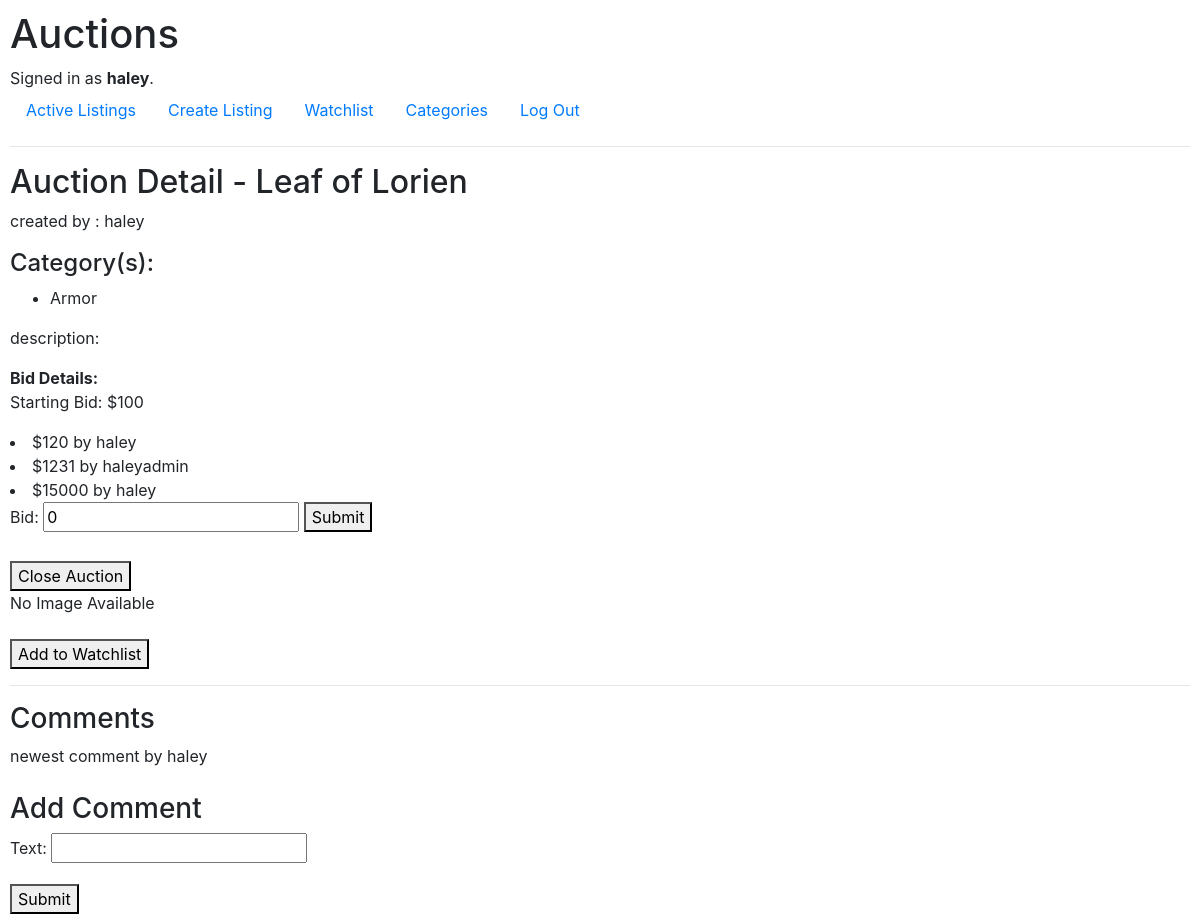
Page /detail/4/ (signed in) on the committed database.
### auctions/models.py (models this page shows, shortened)
class User(AbstractUser):
    pass

class Auction(models.Model):
    title = models.CharField(max_length=255)
    description = models.CharField(max_length=255)
    start_bid = models.IntegerField(null=True)
    image_url = models.CharField(max_length=255,blank=True, null=True)
    category = models.ManyToManyField(Category,related_name='categories')
    isActive = models.BooleanField(default=True)
    created_by = models.ForeignKey(User, on_delete=models.CASCADE)

class Category(models.Model):
    name = models.CharField(max_length=50)
    class Meta:
        verbose_name_plural= "Categories"

class Bid(models.Model):
    bid = models.IntegerField(default=0)
    auction = models.ForeignKey(Auction,on_delete=models.CASCADE,related_name='auction')
    bid_user = models.ForeignKey(User, on_delete=models.CASCADE)

class Comment(models.Model):
    text = models.CharField(max_length=255)
    auction = models.ForeignKey(Auction,on_delete=models.CASCADE,related_name='comments',null=True)
    created_by = models.ForeignKey(User,on_delete=models.CASCADE)

### auctions/views.py (the view)
# urls.py: path("detail/<int:id>/", views.detail, name="detail"),
@login_required
def detail(request, id):
    user = request.user.id
    listing_creator = request.user
    auctions = Auction.objects.get(id=id)
    watchlist, created = Watchlist.objects.get_or_create(user=request.user)
    comments = Comment.objects.filter(auction=auctions)
    categories = Category.objects.filter(categories=id)
    bid = Bid.objects.filter(auction=auctions)
    highest_bid = Bid.objects.values('auction_id').annotate(max_value=Max('bid'))
    winning_bid_user = Bid.objects.filter(auction_id=id).order_by('-bid').first()
    if request.method == "POST":
        commentform = AddComment(request.POST)
        bidform = BidForm(request.POST)
        if commentform.is_valid():
            commentform = commentform.save(commit=False)
            commentform.auction = Auction.objects.get(id=id)
            commentform.created_by = User.objects.get(username=request.user)
            commentform.save()
            return HttpResponseRedirect('/detail/' + str(id))
        else:
            form = AddComment()
        if bidform.is_valid():
            bid = bidform.save(commit=False)
            bid.auction = Auction.objects.get(id=id)
            bid.bid_user = User.objects.get(username=request.user)
            entered_bid = bidform.cleaned_data['bid']
            last_bid = 0
            for max in highest_bid:
                if max['auction_id'] == auctions.id:
                    last_bid = max['max_value']
            if bid.auction.start_bid and last_bid:
                if entered_bid > last_bid:
                    bid.save()
                else:
                    messages.error(request, "Bid must be higher than previous bid")
            elif bid.auction.start_bid:
                if entered_bid > bid.auction.start_bid:
                    bid.save()
                else:
                    messages.error(request, "Bid must be higher than previous bid")
            return HttpResponseRedirect('/detail/' + str(id))
        else:
            bidform = BidForm()
        if request.method == "POST":
            auctions.isActive = False
            auctions.save()
            return HttpResponseRedirect('/')
    else:
        user = None
    return render(request, 'auctions/detail.html', {
        "commentform": AddComment(),
        "listing_creator":listing_creator,
        "auctions":auctions,
        "watchlist":watchlist,
        "categories":categories,
        "comments":comments,
        "bid": bid,
        "winning_bid_user":winning_bid_user,
        "bidform": BidForm(),
    })

### auctions/views.py
class AddComment(forms.ModelForm):
    class Meta:
        model = Comment
        fields = ['text']

class BidForm(forms.ModelForm):
    class Meta:
        model = Bid
        fields = ['bid']

### auctions/templates/auctions/detail.html (shortened to what this page needs)
{% extends "auctions/layout.html" %} {% block body %}
<h2>Auction Detail - {{auctions.title}}</h2>
<p> created by : {{auctions.created_by}}</p>
<h4>Category(s):</h4>
  {% if categories %}
    {% for category in categories %}
    <ul>
      <li>{{category.name}}</li>
    </ul>
    {% endfor %}
  {% endif %}
<p>description: {{ auction.description }}</p>
<strong>Bid Details:</strong>
<p>Starting Bid: ${{auctions.start_bid}}</p>
{% for bid in bid %}
  <li> ${{bid.bid}} by {{bid.bid_user}} </li>
  {% endfor %}
{% if auctions.isActive %}
  <form method="post">
    {{bidform}}
    <button type="submit">Submit</button>
  </form>
  <br>
  {% if auctions.created_by == listing_creator %}
      <form method="post">
          <button type="submit">Close Auction</button>
      </form>
    {% endif %}
  {% endif %}
<div class="listing-image">
  {% if auctions.image_url %}
  <img src="{{auctions.image_url}}" width="500" />
  {% else %} No Image Available {% endif %}
</div>
<br />
<form action="{% url 'edit_watchlist' auctions.id %}" method="post">
  {% if auctions in request.user.watchlist.auctions.all %}
        <button type="submit">Remove from Watchlist</button>
  {% else %}
      <button type="submit">Add to Watchlist</button>
  {% endif %}
</form>
<hr />
<h3>Comments</h3>
{% if comments %}
  {% for comment in comments %}
    {{ comment.text }} by {{comment.created_by}}
<br />
{% endfor %}
 {% else %}
    No Comments
 {% endif %}
<br />
<h3>Add Comment</h3>
<form method="post">
  {% csrf_token %} {{ commentform.as_p }}
  <button type="submit">Submit</button>
</form>
{% endblock %}

### auctions/templates/auctions/layout.html (shortened to what this page needs)
{% load static %}
<!DOCTYPE html>
<html lang="en">
    <head>
        <link rel="stylesheet" href="https://stackpath.bootstrapcdn.com/bootstrap/4.4.1/css/bootstrap.min.css">
        <link href="{% static 'auctions/styles.css' %}" rel="stylesheet">
    </head>
    <body>
        <h1>Auctions</h1>
        <div>
            {% if user.is_authenticated %}
                Signed in as <strong>{{ user.username }}</strong>.
            {% else %}
                Not signed in.
            {% endif %}
        </div>
        <ul class="nav">
            {% if user.is_authenticated %}
            <li class="nav-item">
                <a class="nav-link" href="{% url 'index' %}">Active Listings</a>
            </li>
            <li class="nav-item">
                <a class="nav-link" href="{% url 'add_auction' %}">Create Listing</a>
            </li>
            <li class="nav-item">
                <a class="nav-link" href="{% url 'watchlist' %}">Watchlist</a>
            </li>
            <li class="nav-item">
                <a class="nav-link" href="{% url 'categories' %}">Categories</a>
            </li>
            <li class="nav-item">
                <a class="nav-link" href="{% url 'logout' %}">Log Out</a>
            </li>
            {% endif %}
        </ul>
        <hr>
        {% block body %}
        {% endblock %}
    </body>
</html>

### auctions/static/auctions/styles.css (style rules this page uses)
body { padding: 10px; }

### rows in the picture
User: username "haley"
Auction: title "Leaf of Lorien", created_by "haley", start_bid "100"
Category: name "Armor"
Bid: bid "120", bid_user "haley"
Bid: bid "1231", bid_user "haleyadmin"
Bid: bid "15000", bid_user "haley"
Comment: text "newest comment", created_by "haley"
